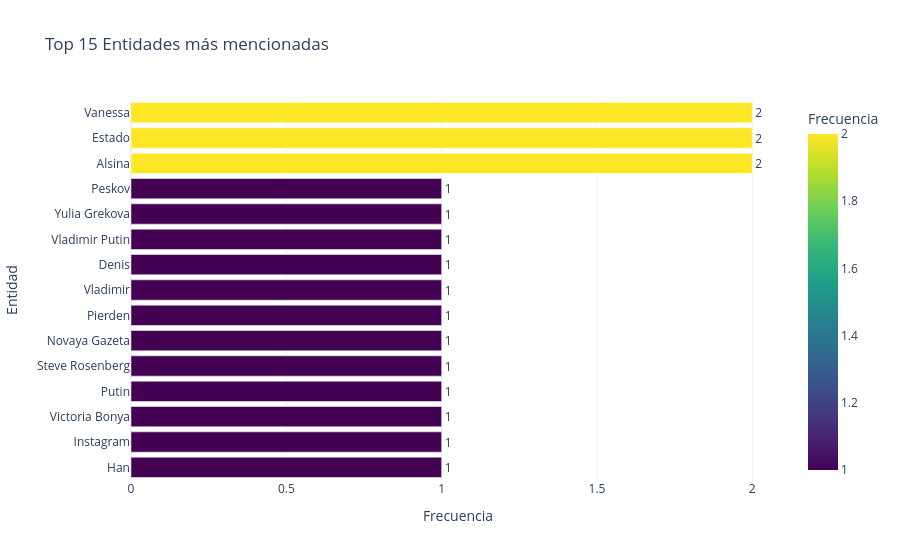

The notebook cell saved with this chart:
### Code cell
mi_analizador = AnalizadorTendencias(mis_urls)
df_articulos = mi_analizador.procesar_todas()
mi_analizador.generar_reporte_agregado()

### Figure 1 — Plotly figure (JSON) as saved in the notebook; plotly's stock layout.template omitted (floating-point values rounded to 4 significant figures)
{"data": [{"hovertemplate": "Frecuencia=%{marker.color}<br>Entidad=%{y}<extra></extra>", "legendgroup": "", "marker": {"color": [1, 1, 1, 1, 1, 1, 1, 1, 1, 1, 1, 1, 2, 2, 2], "coloraxis": "coloraxis", "pattern": {"shape": ""}}, "name": "", "orientation": "h", "showlegend": false, "text": [1.0, 1.0, 1.0, 1.0, 1.0, 1.0, 1.0, 1.0, 1.0, 1.0, 1.0, 1.0, 2.0, 2.0, 2.0], "textposition": "outside", "type": "bar", "x": [1, 1, 1, 1, 1, 1, 1, 1, 1, 1, 1, 1, 2, 2, 2], "xaxis": "x", "y": ["Han", "Instagram", "Victoria Bonya", "Putin", "Steve Rosenberg", "Novaya Gazeta", "Pierden", "Vladimir", "Denis", "Vladimir Putin", "Yulia Grekova", "Peskov", "Alsina", "Estado", "Vanessa"], "yaxis": "y"}], "layout": {"barmode": "relative", "coloraxis": {"colorbar": {"title": {"text": "Frecuencia"}}, "colorscale": [[0, "#440154"], [0.1111, "#482878"], [0.2222, "#3e4989"], [0.3333, "#31688e"], [0.4444, "#26828e"], [0.5556, "#1f9e89"], [0.6667, "#35b779"], [0.7778, "#6ece58"], [0.8889, "#b5de2b"], [1, "#fde725"]]}, "legend": {"tracegroupgap": 0}, "title": {"text": "Top 15 Entidades más mencionadas"}, "xaxis": {"anchor": "y", "domain": [0, 1], "title": {"text": "Frecuencia"}}, "yaxis": {"anchor": "x", "domain": [0, 1], "title": {"text": "Entidad"}}}}
